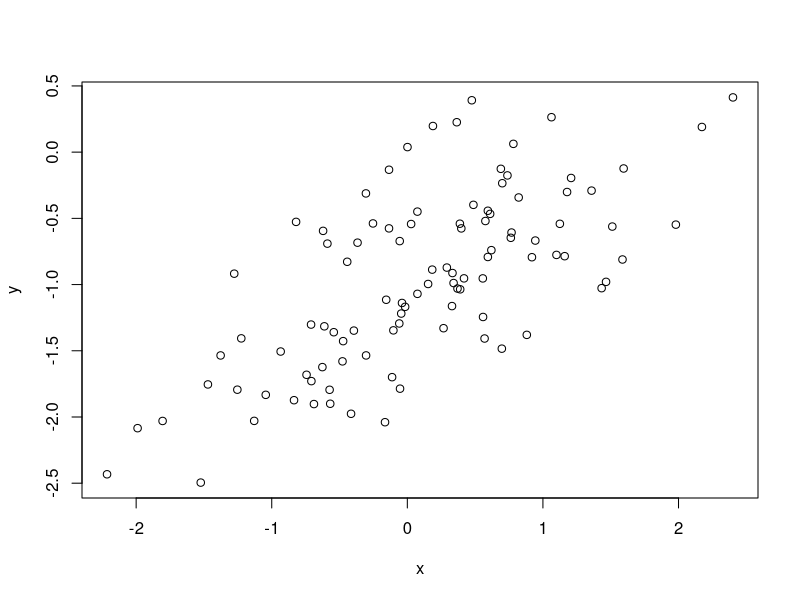
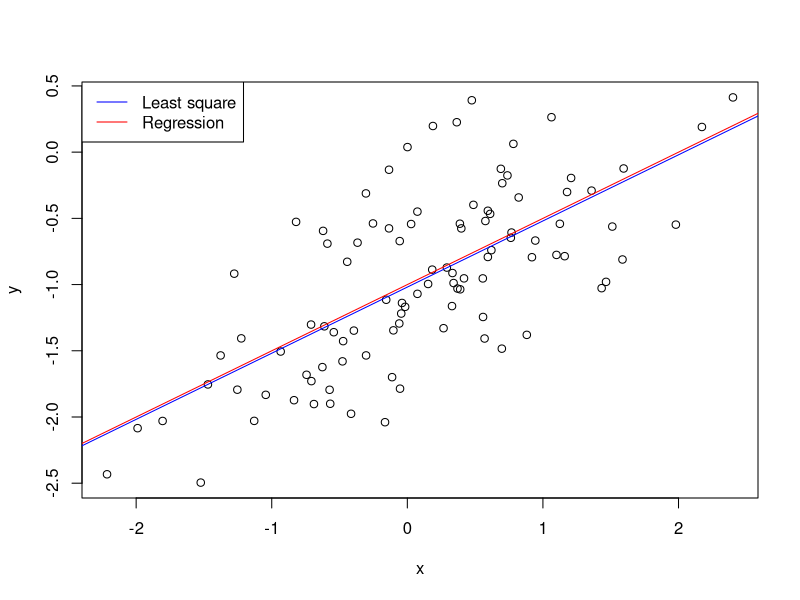
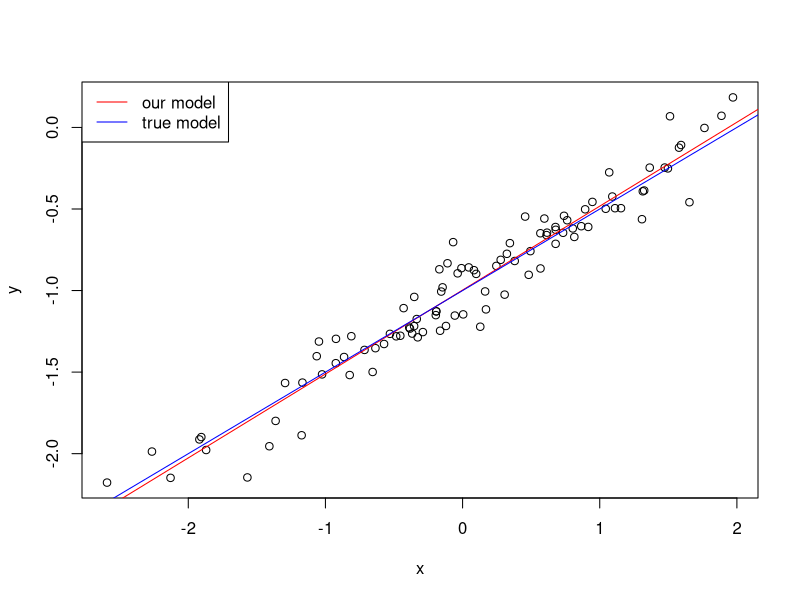
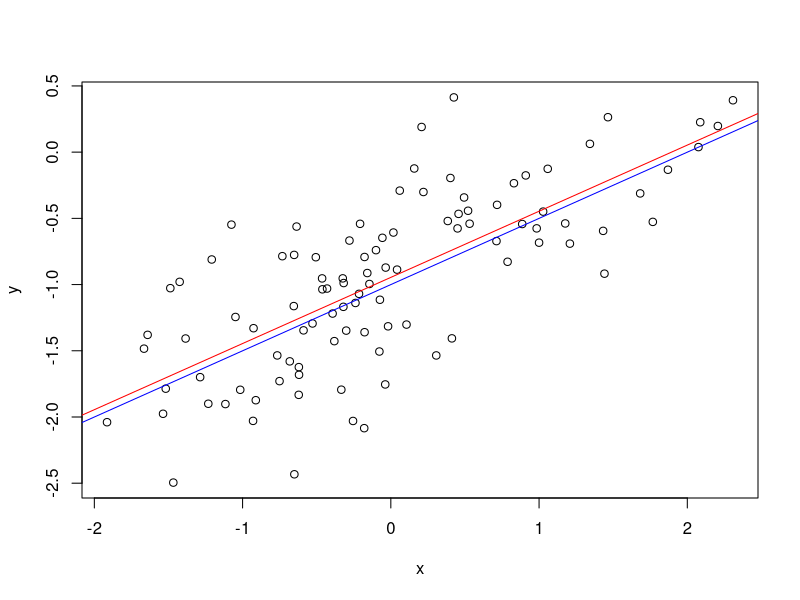

These charts were generated, in order, by the following R code:
#a
set.seed(1)
x<-rnorm(100,mean=0,sd=1)

#b
eps<-rnorm(100,sd= sqrt(0.25))

#c
y<- -1+0.5*x+eps
length(y)

#d
plot(x,y)

#e
least_square <- lm(y ~ x)
least_square$coefficients

#f
plot(x, y)
abline(least_square, col = "blue")
abline(-1, 0.5, col = "red")
legend("topleft",c("Least square", "Regression"), col = c("blue", "red"), lty = c(1,1))


#g
fit<- lm(y~x+ I(x^2))
fit$coefficients
anova(least_square, fit)


#h
eps1 <- rnorm(100, sd=0.125)
x<- rnorm(100)
y<- -1+0.5*x +eps1
plot(x,y)
fit2 <- lm(y ~ x)
summary(fit2)
abline(fit2, col = "red")
abline(-1, 0.5, col = "blue")
legend("topleft", c("our model", "true model"), col = c("red", "blue"), lty = c(1, 1))


#i
set.seed(1)
eps <- rnorm(100, sd = 0.5)
x <- rnorm(100)
y <- -1 + 0.5 * x + eps
plot(x, y)
fit3 <- lm(y ~ x)
abline(fit3, col = "red")
abline(-1, 0.5, col = "blue")
summary(fit3)$coefficients

#j
confint(least_square)
confint(fit)
confint(fit2)
confint(fit3)


















